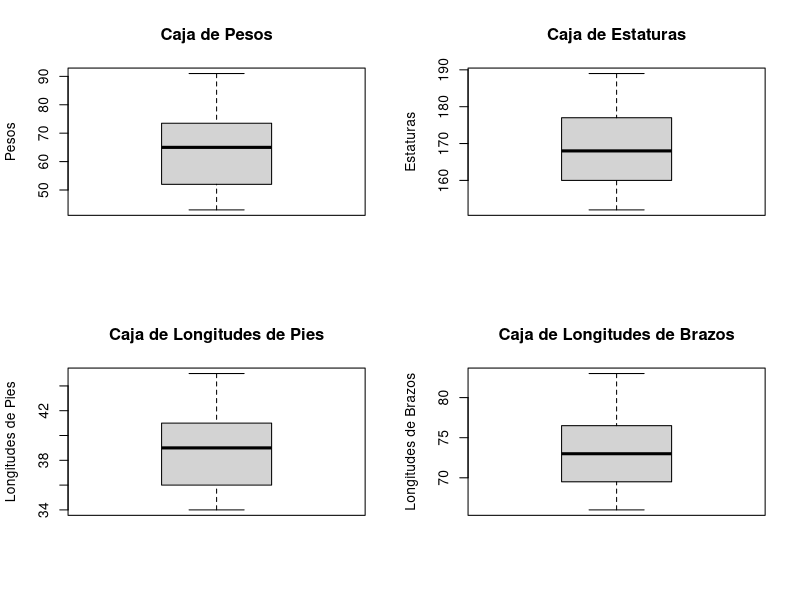
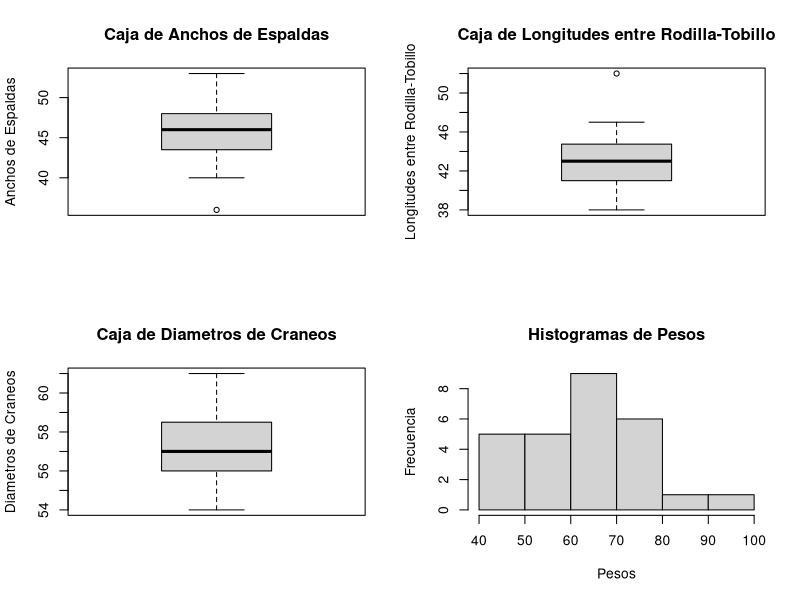
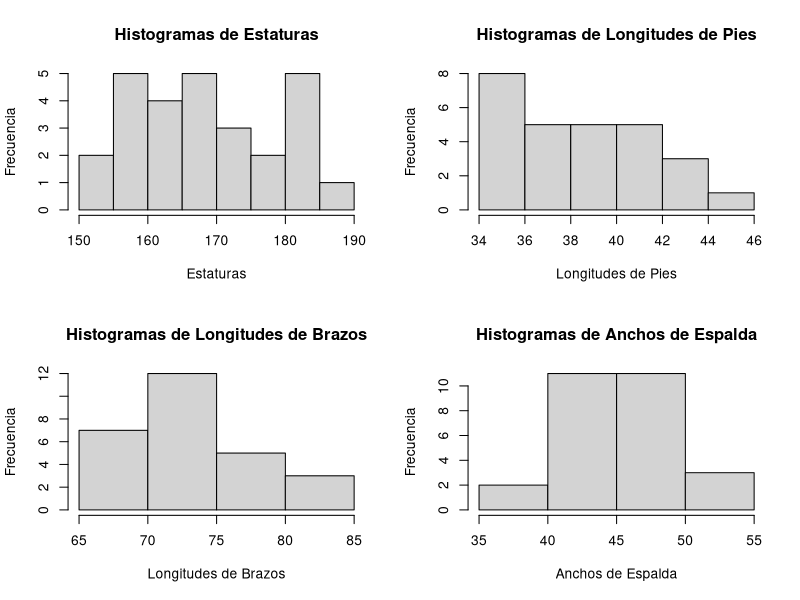
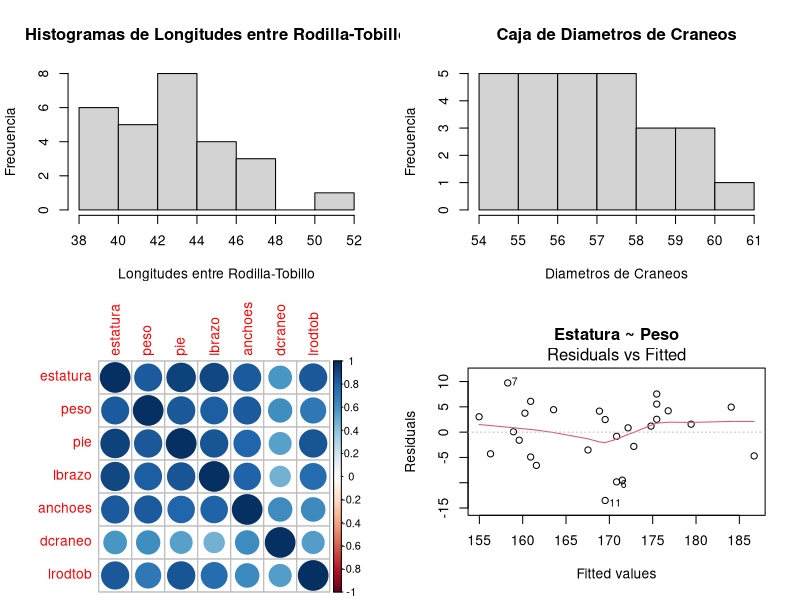
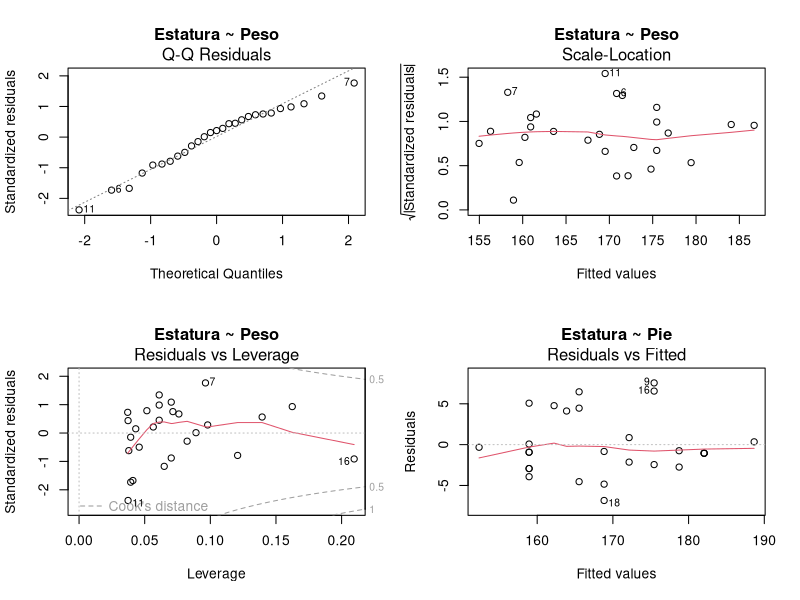
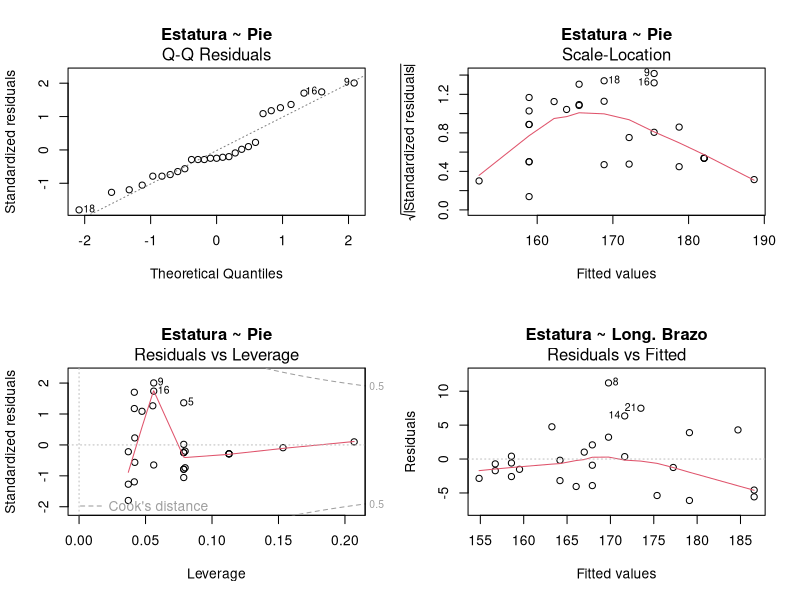
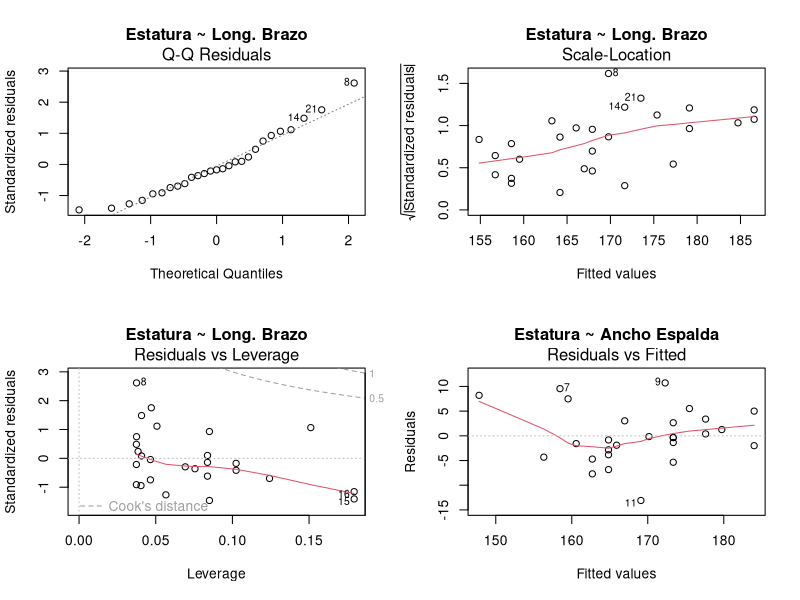
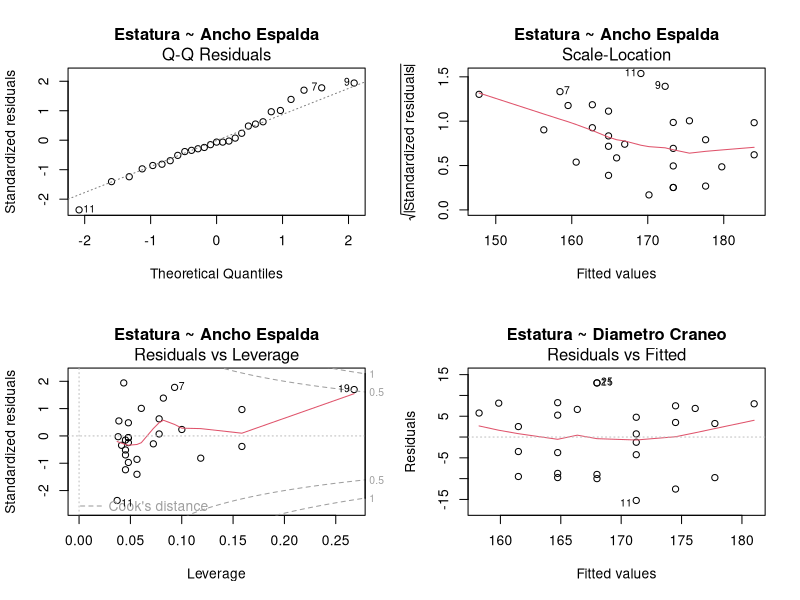

Write R code to recreate these figures, in order.
# Proyecto Final
# Autor: David Segura #13-11341
#        Manuel Faria #15-10463
#        Juan Oropeza #15-11041

library(corrplot)
datos = read.table("Proyecto2A.txt",header=T)
par(mfrow = c(2,2))

# 1. Realice un analisis descriptivo y exploratorio de los datos. Incluya en este
# analisis la matriz de correlacion.

# Peso
peso = datos$peso
summary(peso)
sd(peso)
boxplot(peso,main="Caja de Pesos",ylab="Pesos")

# Estatura
estatura = datos$estatura
summary(estatura)
sd(estatura)
boxplot(estatura,main="Caja de Estaturas",ylab="Estaturas")

# Longitud de Pie
pie = datos$pie
summary(pie)
sd(pie)
boxplot(pie,main="Caja de Longitudes de Pies",ylab="Longitudes de Pies")

# Longitud de Brazo
lbrazo = datos$lbrazo
summary(lbrazo)
sd(lbrazo)
boxplot(lbrazo,main="Caja de Longitudes de Brazos",ylab="Longitudes de Brazos")

# Ancho de Espalda
anchoes = datos$anchoes
summary(anchoes)
sd(anchoes)
boxplot(anchoes,main="Caja de Anchos de Espaldas",ylab="Anchos de Espaldas")

# Longitud entre la rodilla y el tobillo
lrodtob = datos$lrodtob
summary(lrodtob)
sd(lrodtob)
boxplot(lrodtob,main="Caja de Longitudes entre Rodilla-Tobillo",ylab="Longitudes entre Rodilla-Tobillo")

# Diametro del Craneo
dcraneo = datos$dcraneo
summary(dcraneo)
sd(dcraneo)
boxplot(dcraneo,main="Caja de Diametros de Craneos",ylab="Diametros de Craneos")

# Paises de procedencia
pais_de_procedencia = datos$pais_de_procedencia
summary(pais_de_procedencia)

# Histogramas
hist(peso,main="Histogramas de Pesos",ylab="Frecuencia",xlab="Pesos")
hist(estatura,main="Histogramas de Estaturas",ylab="Frecuencia",xlab="Estaturas")
hist(pie,main="Histogramas de Longitudes de Pies",ylab="Frecuencia",xlab="Longitudes de Pies")
hist(lbrazo,main="Histogramas de Longitudes de Brazos",ylab="Frecuencia",xlab="Longitudes de Brazos")
hist(anchoes,main="Histogramas de Anchos de Espalda",ylab="Frecuencia",xlab="Anchos de Espalda")
hist(lrodtob,main="Histogramas de Longitudes entre Rodilla-Tobillo",ylab="Frecuencia",xlab="Longitudes entre Rodilla-Tobillo")
hist(dcraneo,main="Caja de Diametros de Craneos",ylab="Frecuencia",xlab="Diametros de Craneos")

# Matriz de Correlacion
variables_cuant = datos[1:7]
datos.cor = cor(variables_cuant)
corrplot(datos.cor)

# 2. Encuentre el modelo de regresion simple que mejor se ajuste a
# los datos; realice las pruebas estadisticas que considere conveniente
# para justificar su respuesta, incluyendo un analisis de residuales.

# Peso
modeloPeso = lm(estatura~peso)
summary(modeloPeso)
plot(modeloPeso, main = "Estatura ~ Peso")

# Pie
modeloPie = lm(estatura~pie)
summary(modeloPie)
plot(modeloPie, main = "Estatura ~ Pie")

# Longitud de Brazo
modeloLbrazo = lm(estatura~lbrazo)
summary(modeloLbrazo)
plot(modeloLbrazo, main = "Estatura ~ Long. Brazo")

# Ancho Espalda
modeloAnchoes = lm(estatura~anchoes)
summary(modeloAnchoes)
plot(modeloAnchoes, main = "Estatura ~ Ancho Espalda")

# Diametro de Craneo
modeloDcraneo = lm(estatura~dcraneo)
summary(modeloDcraneo)
plot(modeloDcraneo, main = "Estatura ~ Diametro Craneo")

# Longitud entre Rodilla y el Tobillo
modeloLrodtob = lm(estatura~lrodtob)
summary(modeloLrodtob)
plot(modeloLrodtob, main = "Estatura ~ Long. Rodilla-Tobillo")

# 3. Emplee comparacion de modelos para establecer el modelo multiple mas
# apropiado. Realice, como en el inciso 2, todas las pruebas estadisticas
# que considere conveniente para justificar su respuesta, incluyendo un 
# analisis de residuos. Considere un nivel del 5%.

# Regresion paso a paso hacia atras
# Tenemos el modelo multiple con todas las variables
multiple1 = lm(estatura~peso + pie + lbrazo + anchoes + dcraneo + lrodtob)
summary(multiple1)
plot(multiple1,main="Multiple 1")
# Menos significativa es b0

multiple2 = lm(estatura~peso + pie + lbrazo + anchoes + dcraneo + lrodtob - 1)
summary(multiple2)
plot(multiple2,main="Multiple 2")
# Menos significativa es el peso

multiple3 = lm(estatura~pie + lbrazo + anchoes + dcraneo + lrodtob - 1)
summary(multiple3)
plot(multiple3,main="Multiple 3")
# Menos significativa es anchoes

multiple4 = lm(estatura~pie + lbrazo + dcraneo + lrodtob - 1)
summary(multiple4)
plot(multiple4,main="Multiple 4")
# Menos significativa es lrodtob

multiple5 = lm(estatura~pie + lbrazo + dcraneo - 1)
summary(multiple5)
plot(multiple5,main="Multiple 5")
# Aqui ya todos son significativos con nivel de 0.05 


# 4. Estudios previos indican que los estudiantes de doctorado en España
# muestran un peso promedio de 64 kg, aunque estudios en otros doctorados 
# suponen que dicho peso es superior al mostrado por este análisis. Con un
# nivel de confianza que usted cnsidere necesario, realice un código en el
# software estadístico R que mueste el resultado de dicho análisis. Analice
# los resultados y concluya.


# Dado que la muestr es pequeña se debe verificar si se distribuye de manera normal
españa = subset(datos,pais_de_procedencia == "España")$peso
qqnorm(españa, main = "Gráfica Cuantil-Cuantil Normal", xlab = "Cuantiles Teoricos", ylab = "Cuantiles de la muesta")
qqline(españa)
 
# Podemos afirmar que los datos se distribuyen de forma normal
n = length(españa)
t.test(españa, alternative = "greater", mu = 64, conf.level = 0.99)
